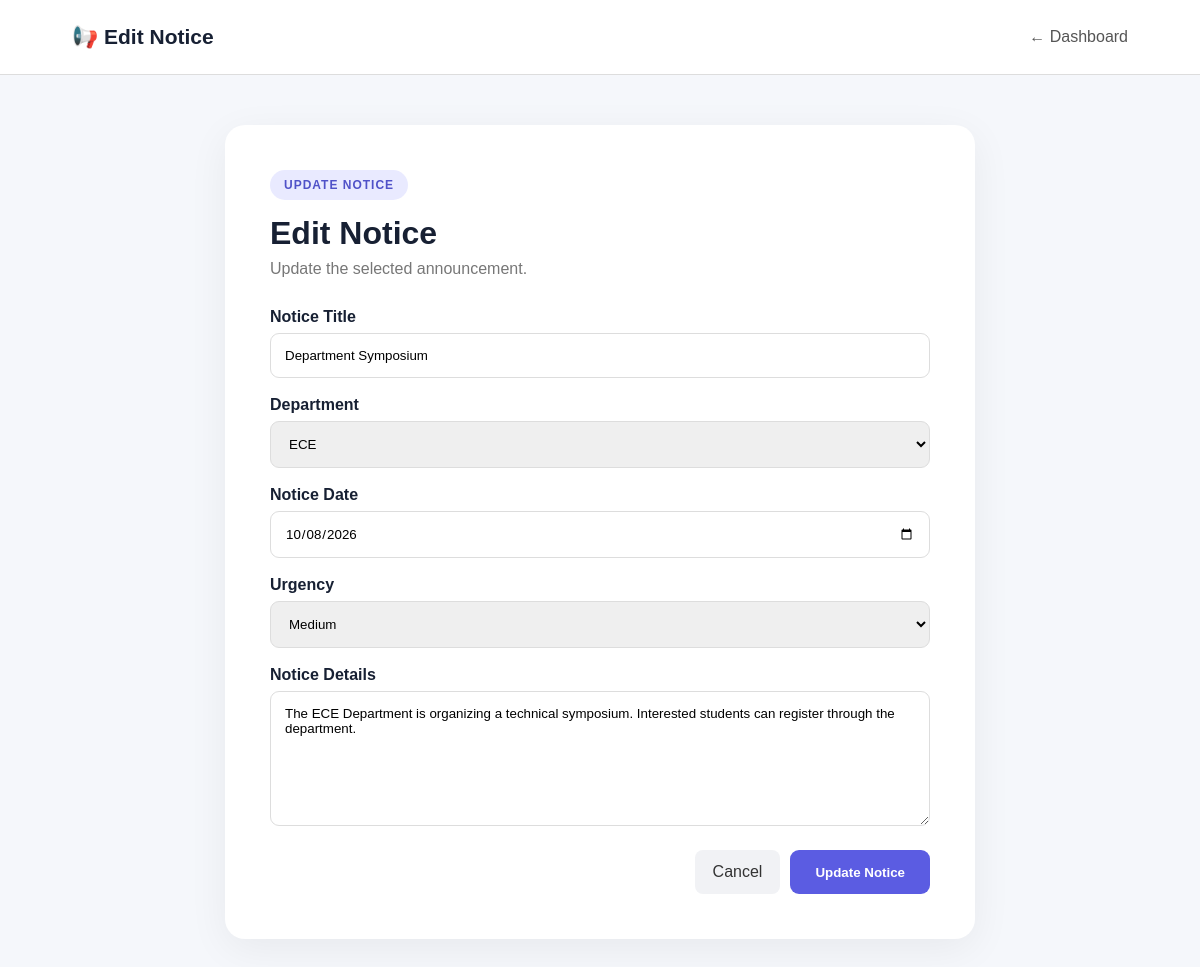
The app's page /edit_notice.php?id=2 (signed in) with its own data.
### tables this page shows
CREATE TABLE IF NOT EXISTS notices (
    id INT AUTO_INCREMENT PRIMARY KEY,
    title VARCHAR(200) NOT NULL,
    department VARCHAR(50) NOT NULL,
    notice_date DATE NOT NULL,
    urgency VARCHAR(20) NOT NULL,
    details TEXT NOT NULL,
    created_at TIMESTAMP DEFAULT CURRENT_TIMESTAMP
);

### edit_notice.php (the view, shortened to what this page needs)
<?php
include "db.php";
$id = isset($_GET["id"]) ? intval($_GET["id"]) : 0;
$result = $conn->query("SELECT * FROM notices WHERE id=$id");
$notice = $result->fetch_assoc();
?>
<!DOCTYPE html>
<html lang="en">
<head>
<title>Edit Notice</title><link rel="stylesheet" href="css/style.css">
</head>
<body>
<header class="admin-navbar"><div class="logo">📢 Edit Notice</div><a href="dashboard.php">← Dashboard</a></header>
<div class="form-container">
<div class="form-header"><span class="badge">UPDATE NOTICE</span><h1>Edit Notice</h1><p>Update the selected announcement.</p></div>
<form method="POST">
<label>Notice Title</label><input type="text" name="title" value="<?php echo htmlspecialchars($notice['title']); ?>" required>
<label>Department</label>
<select name="department">
<?php foreach (["CSE","ECE","MECH","CIVIL","ALL"] as $d): ?>
<option value="<?php echo $d; ?>" <?php if($notice['department']==$d) echo "selected"; ?>><?php echo $d; ?></option>
<?php endforeach; ?>
</select>
<label>Notice Date</label><input type="date" name="notice_date" value="<?php echo $notice['notice_date']; ?>" required>
<label>Urgency</label>
<select name="urgency">
<?php foreach (["High","Medium","Low"] as $u): ?>
<option value="<?php echo $u; ?>" <?php if($notice['urgency']==$u) echo "selected"; ?>><?php echo $u; ?></option>
<?php endforeach; ?>
</select>
<label>Notice Details</label><textarea name="details" rows="7" required><?php echo htmlspecialchars($notice['details']); ?></textarea>
<div class="form-buttons"><a href="dashboard.php" class="clear-btn">Cancel</a><button type="submit" class="login-btn">Update Notice</button></div>
</form>
</div>
</body>
</html>

### style.css (style rules this page uses)
* { margin:0;padding:0;box-sizing:border-box }
body { font-family:Arial,Helvetica,sans-serif;background:#f5f7fb;color:#172033 }
.logo { font-size:21px;font-weight:800 }
.badge { display:inline-block;padding:8px 14px;background:#e9eaff;color:#5052c8;border-radius:30px;font-size:12px;font-weight:800;letter-spacing:1px }
.clear-btn { padding:13px 18px;background:#f1f2f5;color:#333;text-decoration:none;border-radius:8px }
.login-btn { width:100%;padding:14px;margin-top:20px;border:none;border-radius:9px;background:#5b5ce2;color:white;font-weight:bold;cursor:pointer }
.admin-navbar { height:75px;padding:0 6%;background:white;border-bottom:1px solid #ddd;display:flex;justify-content:space-between;align-items:center }
.admin-navbar a { text-decoration:none;color:#555 }
.form-container { max-width:750px;margin:50px auto;background:white;padding:45px;border-radius:20px;box-shadow:0 10px 40px rgba(0,0,0,.06) }
.form-header { margin-bottom:30px }
.form-header h1 { margin:15px 0 8px }
.form-header p { color:#777 }
.form-container label { display:block;margin:18px 0 7px;font-weight:bold }
.form-container input,.form-container select,.form-container textarea { width:100%;padding:14px;border:1px solid #ddd;border-radius:9px;font-family:inherit }
.form-container textarea { resize:vertical }
.form-buttons { display:flex;gap:10px;justify-content:flex-end;margin-top:20px }
.form-buttons .login-btn { width:auto;padding:13px 25px;margin-top:0 }

### records on screen
notices: title "Department Symposium", department "ECE", notice_date "10/08/2026", urgency "Medium", details "The ECE Department is organizing a technical symposium. Interested students can register through the department."
